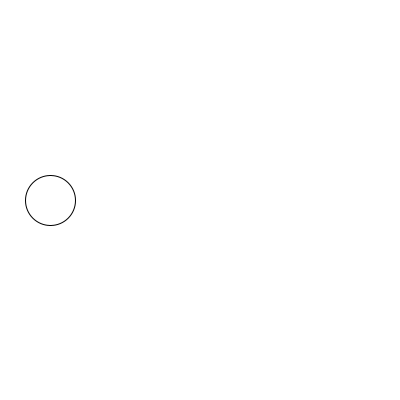
Frame 1 (no input)
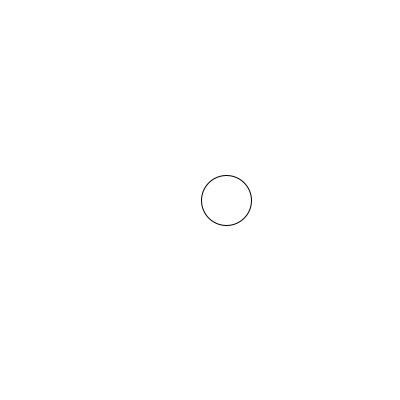
Frame 60 (the mouse pressed at the canvas centre just before this capture)
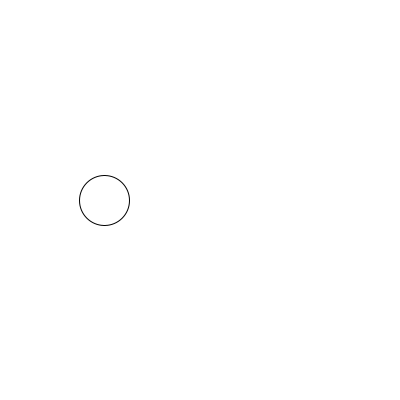
Frame 120 (the mouse held since frame 60 and released just before this capture)

The Processing sketch that drew these frames (run headless with seeded random() and noise(); from frame 60 on, the mouse is pressed at the canvas centre):

// Processing sketch: Ariza_David_HandsOnLinearInterpolation
// ── Ariza_David_HandsOnLinearInterpolation.pde
PVector startPos, endPos, currentPos;
float t = 0;
float stepSize = 0.01; // Step size controls speed

void setup() {
  size(400, 400);
  startPos = new PVector(50, height/2);
  endPos = new PVector(width - 50, height/2);
  currentPos = startPos.copy();
}

void draw() {
  background(255);

  // Call move method
  move(startPos, endPos, stepSize);
  
  // Draw a shape at the current position
  ellipse(currentPos.x, currentPos.y, 50, 50);
}

void move(PVector start, PVector end, float step) {
  currentPos.x = lerp(start.x, end.x, t);
  currentPos.y = lerp(start.y, end.y, t);
  
  t += step;
  if (t > 1) {
    t = 0; // Reset t once it reaches 1
  }
}
